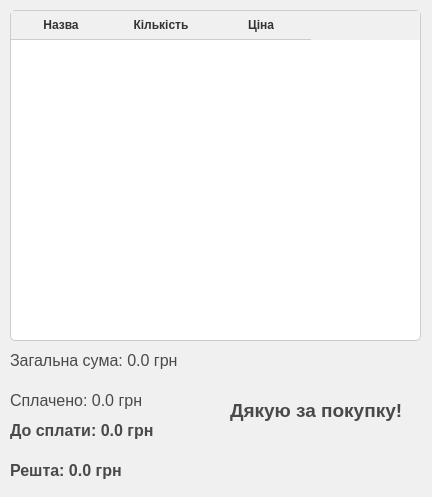
<?xml version="1.0" encoding="UTF-8"?>
<ui version="4.0">
 <class>MainWindow</class>
 <widget class="QMainWindow" name="MainWindow">
  <property name="windowModality">
   <enum>Qt::NonModal</enum>
  </property>
  <property name="geometry">
   <rect>
    <x>0</x>
    <y>0</y>
    <width>432</width>
    <height>497</height>
   </rect>
  </property>
  <property name="windowTitle">
   <string>MainWindow</string>
  </property>
  <property name="styleSheet">
   <string notr="true">background-color: #f0f0f0;</string>
  </property>
  <widget class="QWidget" name="centralwidget">
   <widget class="QTableWidget" name="tableWidget">
    <property name="geometry">
     <rect>
      <x>10</x>
      <y>10</y>
      <width>411</width>
      <height>331</height>
     </rect>
    </property>
    <property name="styleSheet">
     <string notr="true">QTableWidget {
        border: 1px solid #ccc;
        border-radius: 5px;
        background-color: #ffffff;
        alternate-background-color: #f9f9f9;
        font-size: 14px;
        color: #333;
    }

    QHeaderView::section {
        background-color: #f0f0f0;
        color: #333;
        padding: 5px;
        border: none;
        border-bottom: 1px solid #ccc;
        font-weight: bold;
    }

    QTableWidget::item {
        padding: 6px;
        border: none;
    }

    QTableWidget::item:selected {
        background-color: #cdeffd;
        color: #000;
        border-radius: 5px;
    }

    QTableCornerButton::section {
        background-color: #f0f0f0;
        border: none;
        border-bottom: 1px solid #ccc;
    }</string>
    </property>
    <property name="editTriggers">
     <set>QAbstractItemView::NoEditTriggers</set>
    </property>
    <column>
     <property name="text">
      <string>Назва</string>
     </property>
     <property name="background">
      <color>
       <red>240</red>
       <green>232</green>
       <blue>230</blue>
      </color>
     </property>
     <property name="foreground">
      <brush brushstyle="NoBrush">
       <color alpha="255">
        <red>240</red>
        <green>240</green>
        <blue>240</blue>
       </color>
      </brush>
     </property>
    </column>
    <column>
     <property name="text">
      <string>Кількість</string>
     </property>
    </column>
    <column>
     <property name="text">
      <string>Ціна</string>
     </property>
    </column>
   </widget>
   <widget class="QLabel" name="labelTotal">
    <property name="geometry">
     <rect>
      <x>10</x>
      <y>350</y>
      <width>211</width>
      <height>21</height>
     </rect>
    </property>
    <property name="styleSheet">
     <string notr="true">font-family: &quot;Segoe UI&quot;;
    font-size: 12pt;
    color: #4a494a;</string>
    </property>
    <property name="text">
     <string>Загальна сума: 0.0 грн</string>
    </property>
   </widget>
   <widget class="QLabel" name="labelPayed">
    <property name="geometry">
     <rect>
      <x>10</x>
      <y>390</y>
      <width>211</width>
      <height>21</height>
     </rect>
    </property>
    <property name="styleSheet">
     <string notr="true">font-family: &quot;Segoe UI&quot;;
    font-size: 12pt;
    color: #4a494a;</string>
    </property>
    <property name="text">
     <string>Сплачено: 0.0 грн</string>
    </property>
   </widget>
   <widget class="QLabel" name="labelToPay">
    <property name="geometry">
     <rect>
      <x>10</x>
      <y>420</y>
      <width>211</width>
      <height>21</height>
     </rect>
    </property>
    <property name="styleSheet">
     <string notr="true">font-family: &quot;Segoe UI&quot;;
    font-size: 12pt;
    color: #4a494a;
    font:bold;</string>
    </property>
    <property name="text">
     <string>До сплати: 0.0 грн</string>
    </property>
   </widget>
   <widget class="QLabel" name="labelChange">
    <property name="geometry">
     <rect>
      <x>10</x>
      <y>460</y>
      <width>211</width>
      <height>21</height>
     </rect>
    </property>
    <property name="styleSheet">
     <string notr="true">font-family: &quot;Segoe UI&quot;;
    font-size: 12pt;
    color: #4a494a;
    font:bold;</string>
    </property>
    <property name="text">
     <string>Решта: 0.0 грн</string>
    </property>
   </widget>
   <widget class="QLabel" name="labelThank">
    <property name="geometry">
     <rect>
      <x>230</x>
      <y>390</y>
      <width>181</width>
      <height>41</height>
     </rect>
    </property>
    <property name="styleSheet">
     <string notr="true">font-family: &quot;Segoe UI&quot;;
    font-size: 14pt;
    color: #4a494a;
    font:bold;</string>
    </property>
    <property name="text">
     <string>Дякую за покупку!</string>
    </property>
   </widget>
  </widget>
 </widget>
 <resources/>
 <connections/>
</ui>
